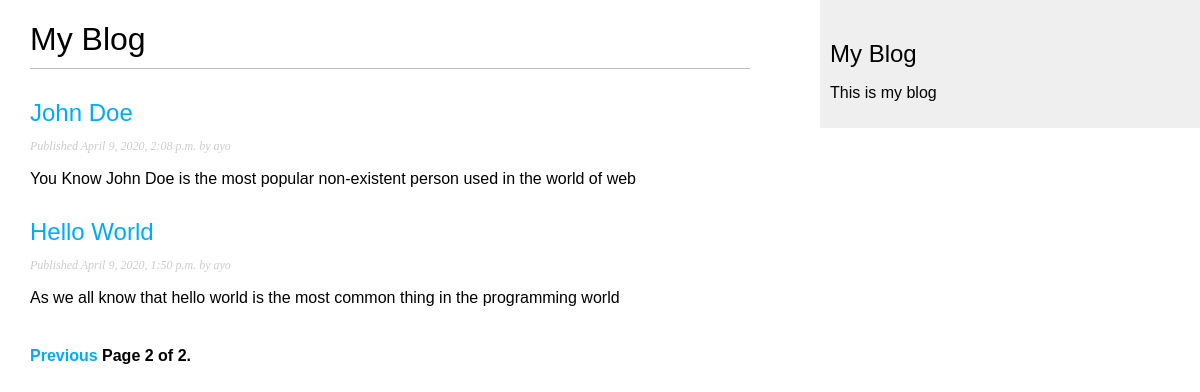
Screenshot of /blog/?page=2 with the database file from the repository.
### blog/models.py (models this page shows, shortened)
class Post(models.Model):
    STATUS_CHOICES = (
        ('draft', 'Draft'),
        ('published', 'Published'),
    )
    title = models.CharField(max_length=250)
    slug = models.SlugField(max_length=250,
                            unique_for_date='publish')
    author = models.ForeignKey(User,
                               on_delete=models.CASCADE,
                               related_name='blog_posts')
    body = models.TextField()
    publish = models.DateTimeField(default=timezone.now)
    created = models.DateTimeField(auto_now_add=True)
    updated = models.DateTimeField(auto_now=True)
    status = models.CharField(max_length=10,
                              choices=STATUS_CHOICES,
                              default='draft')
    class Meta:
        ordering = ('-publish',)
    objects = models.Manager()  # The default manager.
    published = PublishedManager()  # Our custom manager.
    def get_absolute_url(self):
        return reverse('blog:post_detail',
                       args=[self.publish.year,
                             self.publish.month,
                             self.publish.day, self.slug])

### blog/views.py (the view)
# urls.py: path('', views.PostListView.as_view(), name='post_list'),
class PostListView(ListView):
    queryset = Post.published.all()
    context_object_name = 'posts'
    paginate_by = 3
    template_name = 'blog/post/list.html'

### blog/templates/blog/post/list.html (shortened to what this page needs)
{% extends "blog/base.html" %}
{% block content %}
    <h1>My Blog</h1>
    {% for post in posts %}
        <h2>
            <a href="{{ post.get_absolute_url }}">
                {{ post.title }}
            </a>
        </h2>
        <p class="date">
            Published {{ post.publish }} by {{ post.author }}
        </p>
        {{ post.body|truncatewords:30|linebreaks }}
    {% endfor %}
    {% include "pagination.html" with page=page_obj %}
{% endblock %}

### blog/static/css/blog.css (style rules this page uses)
body { margin:0; padding:0; font-family:helvetica, sans-serif; }
a { color:#00abff; text-decoration:none; }
h1 { font-weight:normal; border-bottom:1px solid #bbb; padding:0 0 10px 0; }
h2 { font-weight:normal; margin:30px 0 0; }
p.date { color:#ccc; font-family: georgia, serif; font-size: 12px; font-style: italic; }

### rows the page displays
Post: title "John Doe", publish "April 9, 2020, 2:08 p.m.", author "ayo", body "You Know John Doe is the most popular non-existent person used in the world of web"
Post: title "Hello World", publish "April 9, 2020, 1:50 p.m.", author "ayo", body "As we all know that hello world is the most common thing in the programming world"

### other values shown
{{ page.number }} "2"
{{ page.paginator.num_pages }} "2"
